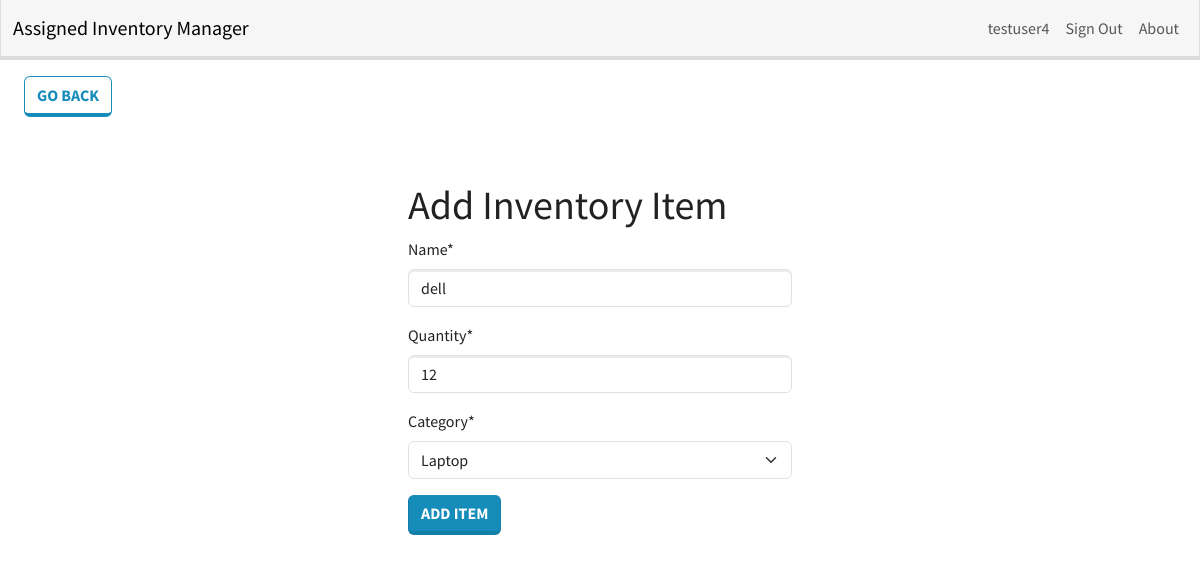
/edit-item/20 (signed in), run on the app's committed database.
### inventory/models.py (models this page shows, shortened)
class InventoryItem(models.Model):
    name = models.CharField(max_length=200)
    quantity = models.IntegerField()
    category = models.ForeignKey(
        "Category", on_delete=models.SET_NULL, blank=True, null=True
    )
    date_created = models.DateTimeField(auto_now_add=True)
    last_edited = models.DateTimeField(auto_now=True)
    user = models.ForeignKey(User, on_delete=models.CASCADE)
    assigned_date = models.DateTimeField(auto_now_add=True)

class Category(models.Model):
    name = models.CharField(max_length=200)
    class Meta:
        verbose_name_plural = "categories"
    def __str__(self):
        return self.name

### inventory/views.py (the view, shortened to what this page needs)
# urls.py: path('edit-item/<int:pk>', EditItem.as_view(), name='edit-item'),
class EditItem(LoginRequiredMixin, UpdateView):
    model = InventoryItem
    form_class = InventoryItemForm
    template_name = "inventory/item_form.html"
    success_url = reverse_lazy("dashboard")

### inventory/forms.py
class InventoryItemForm(forms.ModelForm):
    category = forms.ModelChoiceField(queryset=Category.objects.all(), initial=0)
    quantity = forms.IntegerField(min_value=0, widget=forms.NumberInput(attrs={'min': 0}))
    class Meta:
        model = InventoryItem
        fields = ["name", "quantity", "category"]

### inventory/templates/inventory/item_form.html (shortened to what this page needs)
{% extends 'inventory/base.html' %}
{% load crispy_forms_filters %}
{% block content %}
	<a href="{% url 'dashboard' %}" class="btn btn-outline-primary my-3 mx-4">Go Back</a>
	<div class="row">
		<div class="col-11 col-md-4 mx-auto mt-5">
            <h1>Add Inventory Item</h1>
			<form method="POST">
				{{ form|crispy }}
				<div class="mt-3">
					<button class="btn btn-primary">Add Item</button>
				</div>
			</form>
		</div>
	</div>
{% endblock content %}

### inventory/templates/inventory/navigation.html (shortened to what this page needs)
<nav class="navbar navbar-expand-lg bg-light">
	<div class="container-fluid">
		<a class="navbar-brand" href="{% url 'index' %}">Assigned Inventory Manager</a>
		<div class="collapse navbar-collapse justify-content-end" id="navbarNav">
			<ul class="navbar-nav">
				{% if user.is_authenticated %}
					<li class="nav-item">
						<a class="nav-link" href="#">{{ user.username }}</a>
					</li>
					<li class="nav-item">
						<a class="nav-link" href="{% url 'simple_logout' %}">Sign Out</a>
					</li>
                    <li class="nav-item">
                        <a class="nav-link" href="{% url 'about' %}">About</a>
                    </li>
				{% endif %}
			</ul>
		</div>
	</div>
</nav>

### data on the page
InventoryItem: name "dell", quantity "12", category "Laptop"

### other printed values
{{ user.username }} "testuser4"
